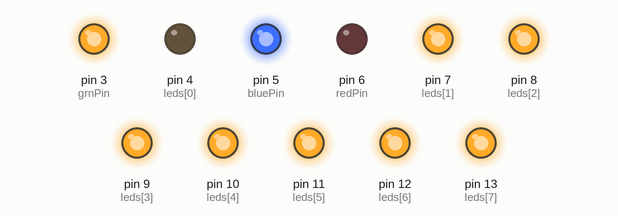
This sketch was run on a simulated Arduino Uno, built with avr-gcc and run on an emulated ATmega328P. Parts: output pins drawn as LEDs (lit = HIGH).

Above: at 3.4 s.
At 5.05 s:
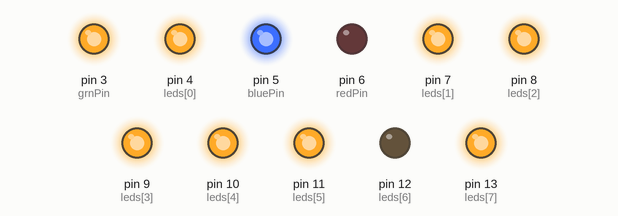
At 8.25 s:
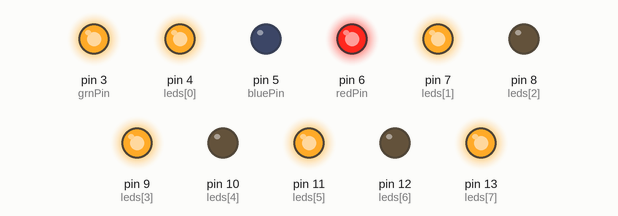
At 11.85 s:
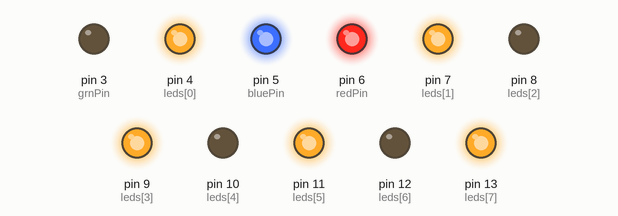
At 15.65 s:
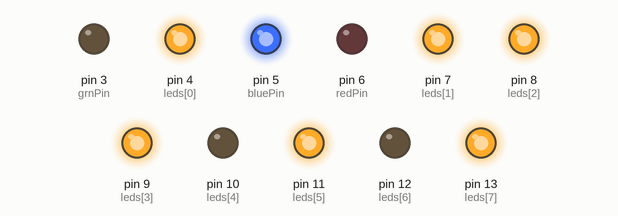
At 19.65 s:
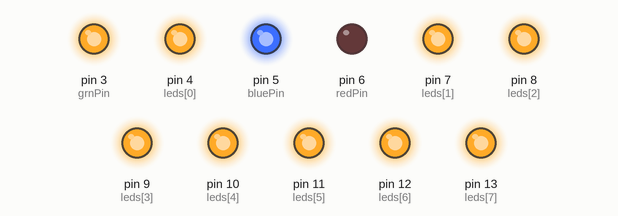
Timing chart, 0 to 22.1 s (numbered marks = the images above):
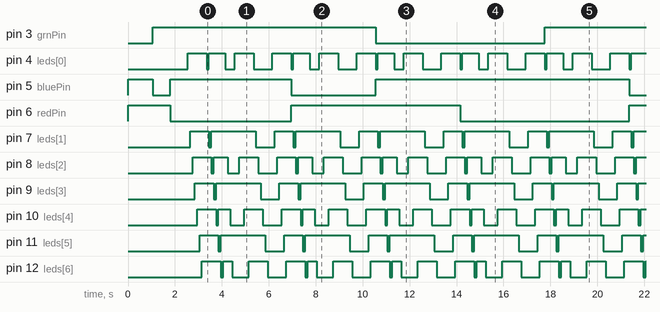

The sketch:

Keyes_LED_test.ino
```cpp
/* This sketch is an example of using
 *  simple LED RGB Module Keyes K845041 with eight RGB 5050 LEDS
 *  Module is connected to Arduino UNO
 *
 *  Working video is at https://youtu.be/8OYcpKoXm4c
 *
 *  It has 8 RGB Leds and three pins to set
 *  color of all of the Leds
 *
 *  Setting color and Led turn on is inverted.
 *  It means that to turn the Led on you must set LOW level on it.
 *  Setting colors is also inverted. Highest brightness is 0, darknest is 255
 *
 *  RGB pins are connected to PWM pins, for UNO that are 3, 5 and 6
 *
 *  Leds are connected to digital pins
 *
 */

#define redPin  6
#define bluePin 5
#define grnPin  3

int const leds[8]={4,7,8,9,10,11,12,13}; // Pins, Leds are connected to

void setup() {
  // Setup color pins
  pinMode(redPin, OUTPUT);
  pinMode(bluePin, OUTPUT);
  pinMode(grnPin, OUTPUT);

  // Setup green color yet for testing
  analogWrite(redPin, 255);
  analogWrite(bluePin, 255);
  analogWrite(grnPin, 0);

  // Setup led pins
  for(int i=0; i<8; i++){
     pinMode(leds[i],OUTPUT); // Init and light up
     delay(100);
  }

  delay (250);

  // Test Blue
  analogWrite(grnPin, 255);
  analogWrite(bluePin, 0);
  delay(750);

  // Test Red
  analogWrite(bluePin, 255);
  analogWrite(redPin, 0);
  delay(750);

  resetSlow();

}

void loop() {
  //Red
  analogWrite(redPin, 0);
  analogWrite(bluePin, 255);
  analogWrite(grnPin, 255);
  simpleMove();
  missFill();
  simpleFill();

  //Blue
  analogWrite(redPin, 255);
  analogWrite(bluePin, 0);
  analogWrite(grnPin, 255);
  simpleMove();
  missFill();
  simpleFill();

  //Green
  analogWrite(redPin, 255);
  analogWrite(bluePin, 255);
  analogWrite(grnPin, 0);
  simpleMove();
  missFill();
  simpleFill();

  //Yellow
  analogWrite(redPin, 0);
  analogWrite(bluePin, 255);
  analogWrite(grnPin, 0);
  simpleMove();
  missFill();
  simpleFill();

}

// One by one turn off
void resetSlow(){
  for(int i=0; i<8; i++){
     digitalWrite(leds[i], HIGH); // Turn off
     delay(100);
  }
}

// Moving led
void simpleMove(){
  for(int i=0; i<8; i++){
     digitalWrite(leds[i], LOW); // Turn on
     delay(100);
     digitalWrite(leds[i], HIGH); // Turn off
  }
}

// Turn all leds one by one
void simpleFill(){
  for(int i=0; i<8; i++){
     digitalWrite(leds[i], LOW); // Turn on
     delay(100);
  }

  resetSlow();
}

// Turn on every second led
void missFill(){
  for(int i=0; i<8; i++){
    if (i % 2 == 0){
     digitalWrite(leds[i], LOW); // Turn on
     delay(100);
    }
  }

  resetSlow();
}
```

Measured:
- by itself, pin 3 (grnPin): alternates HIGH for 7.2 s and LOW for 7.2 s
- by itself, pin 4 (leds[0]): repeats every 3.6 s: HIGH 0.70 s, LOW 0.40 s, HIGH 0.80 s, LOW 0.80 s, HIGH 0.80 s, LOW 0.10 s
- by itself, pin 5 (bluePin): HIGH → LOW at 1.1 s, → HIGH 0.75 s later, → LOW 5.2 s later, → HIGH 3.6 s later, … (8 changes in this stretch)
- by itself, pin 6 (redPin): repeats every 14.4 s: HIGH 7.2 s, LOW 7.2 s
- by itself, pin 7 (leds[1]), pin 9 (leds[3]), pin 11 (leds[5]), pin 13 (leds[7]): repeats every 3.6 s: HIGH 1.9 s, LOW 0.80 s, HIGH 0.80 s, LOW 0.10 s
- by itself, pin 8 (leds[2]): repeats every 3.6 s: HIGH 0.60 s, LOW 0.50 s, HIGH 0.80 s, LOW 0.80 s, HIGH 0.80 s, LOW 0.10 s
- by itself, pin 10 (leds[4]): repeats every 3.6 s: HIGH 0.50 s, LOW 0.60 s, HIGH 0.80 s, LOW 0.80 s, HIGH 0.80 s, LOW 0.10 s
- by itself, pin 12 (leds[6]): repeats every 3.6 s: HIGH 0.40 s, LOW 0.70 s, HIGH 0.80 s, LOW 0.80 s, HIGH 0.80 s, LOW 0.10 s
